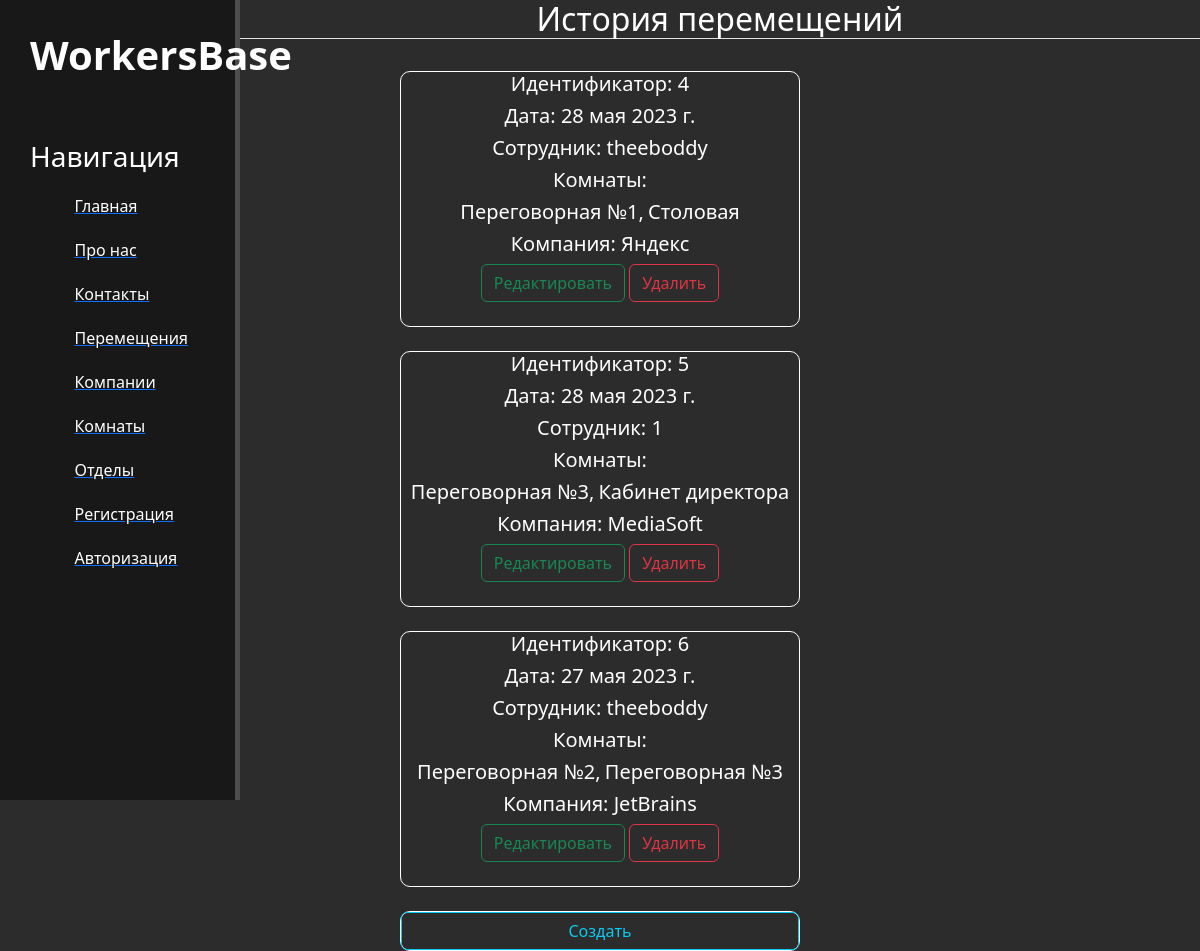
Screenshot of /table/ with the database file from the repository.
### main/models.py (models this page shows, shortened)
class Movement(models.Model):
    date = models.DateField()
    user_name = models.ForeignKey(User, on_delete=models.CASCADE)
    rooms = models.ManyToManyField(Room)
    company = models.ForeignKey(Company, on_delete=models.CASCADE)
    class Meta:
        verbose_name = 'Перемещение'
        verbose_name_plural = 'Перемещения'

class User(AbstractUser):
    role = models.CharField("Роль пользователя", max_length=200, default="User")

class Room(models.Model):
    room_name = models.CharField("Название комнаты", max_length=200)
    class Meta:
        verbose_name = 'Комната'
        verbose_name_plural = 'Комнаты'

class Company(models.Model):
    company_name = models.CharField("Название компании", max_length=200)
    def __str__(self):
        return f'{self.company_name}'
    class Meta:
        verbose_name = 'Компания'
        verbose_name_plural = 'Компании'

### main/views.py (the view)
# urls.py: path("table/", movement_info, name="table"),
def movement_info(request):
    movement = Movement.objects.all()
    context = {"movement": movement}
    return render(request, "main/table.html", context)

### main/templates/main/table.html
{% extends 'main/layout.html'%}
{% block content %}
<div class="" style="color: white">
    <h2 class="text-center border-bottom">История перемещений</h2>
    <br>
    {% for i in movement %}
    <div class="profile_block text-center">
        <h5>Идентификатор: {{ i.id }}</h5>
        <h5>Дата: {{ i.date }}</h5>
        <h5>Сотрудник: {{ i.user_name }}</h5>
        <h5>Комнаты: </h5>
        {% for r in i.rooms.all %}
        <h5 style="display: inline-block">{{ r.room_name}}{% if not forloop.last %}, {% endif %}</h5>
        {% endfor %}
        <h5>Компания: {{ i.company }}</h5>
        <a href="{% url 'update_mov' i.id %}" class="btn btn-outline-success">Редактировать</a>
        <a href="{% url 'delete_mov' i.id %}" class="btn btn-outline-danger">Удалить</a>
        <br>
        <br>
    </div>
    <br>
    {% endfor %}
    <div class="profile_block text-center">
        <a href="{% url 'create_mov' %}" class="btn btn-outline-info" style="width: 100%">Создать</a>
    </div>
</div>
{% endblock %}

### main/templates/main/layout.html (shortened to what this page needs)
{% load static %}
<!doctype html>
<html lang="en">
<head>
    <link rel="stylesheet" href ="https://cdn.jsdelivr.net/npm/bootstrap@5.2.3/dist/css/bootstrap.min.css">
    <link rel="stylesheet" href = "{% static 'main/css/main.css' %}">
    <link rel="stylesheet" href ="https://cdn.jsdelivr.net/npm/@fortawesome/fontawesome-free@6.2.1/css/fontawesome.min.css">
</head>
<body>
    <aside>
        <span class="logo">WorkersBase</span>
        <h3>Навигация</h3>
        <ul>
            <a href="{% url 'home' %}"> <li><i class = "fa-solid fa-house"></i></i>Главная</li> </a>
            <a href="{% url 'about' %}"> <li><i class="fa-solid fa-person"></i>Про нас</li> </a>
            <a href=""> <li><i class="fa-solid fa-phone"></i>Контакты</li> </a>
            <a href="{% url 'table' %}"> <li><i class="fa-solid fa-person"></i>Перемещения</li> </a>
            <a href="{% url 'company' %}"> <li><i class="fa-solid fa-person"></i>Компании</li> </a>
            <a href="{% url 'room' %}"> <li><i class="fa-solid fa-person"></i>Комнаты</li> </a>
            <a href="{% url 'section' %}"> <li><i class="fa-solid fa-person"></i>Отделы</li> </a>
            {% if user.is_authenticated %}
            <a href="{% url 'profile' %}"> <li><i class="fa-solid fa-person"></i>Профиль</li> </a>
            <a href="{% url 'logout' %}"> <li><i class="fa-solid fa-person"></i>Выйти</li> </a>
            {% else %}
            <a href="{% url 'register' %}"> <li><i class="fa-solid fa-person"></i>Регистрация</li> </a>
            <a href="{% url 'login' %}"> <li><i class="fa-solid fa-person"></i>Авторизация</li> </a>
            {% endif %}
        </ul>
    </aside>
    <main>
        {% block content %}
        {% endblock %}
    </main>
</body>
</html>

### main/static/main/css/main.css (style rules this page uses)
body { background: #2c2c2c; }
aside { float: left; background: #181818; width: 20%; padding: 2.5%; height: 100vh; color: #fff; border-right: 5px solid #4d4d4d; }
aside .logo { font-size: 40px; font-weight: bold; position: relative; top: -5px; }
aside h3 { margin-top: 50px; font-size: 28px; }
aside ul { list-style: none; }
aside ul li { color: #fff; display: block; margin-top: 20px; }
.profile_block { width: 400px; height: auto; margin: auto; border: 1px solid white; border-radius: 10px; }

### rows the page displays
Movement: id "4", date "28 мая 2023 г.", user_name "theeboddy", company "Яндекс"
Room: room_name "Переговорная №1"
Room: room_name "Столовая"
Movement: id "5", date "28 мая 2023 г.", user_name "1", company "MediaSoft"
Room: room_name "Переговорная №3"
Room: room_name "Кабинет директора"
Movement: id "6", date "27 мая 2023 г.", user_name "theeboddy", company "JetBrains"
Room: room_name "Переговорная №2"
